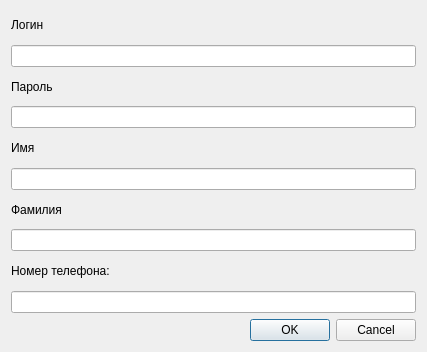
<?xml version="1.0" encoding="UTF-8"?>
<ui version="4.0">
 <class>RegistrateDialog</class>
 <widget class="QDialog" name="RegistrateDialog">
  <property name="geometry">
   <rect>
    <x>0</x>
    <y>0</y>
    <width>427</width>
    <height>352</height>
   </rect>
  </property>
  <property name="maximumSize">
   <size>
    <width>16777215</width>
    <height>352</height>
   </size>
  </property>
  <property name="windowTitle">
   <string>Dialog</string>
  </property>
  <layout class="QVBoxLayout" name="verticalLayout_2">
   <item>
    <layout class="QVBoxLayout" name="verticalLayout">
     <item>
      <widget class="QLabel" name="label">
       <property name="text">
        <string>Логин</string>
       </property>
      </widget>
     </item>
     <item>
      <widget class="QLineEdit" name="LoginLineEdit"/>
     </item>
     <item>
      <widget class="QLabel" name="label_2">
       <property name="text">
        <string>Пароль</string>
       </property>
      </widget>
     </item>
     <item>
      <widget class="QLineEdit" name="PasswordLineEdit"/>
     </item>
     <item>
      <widget class="QLabel" name="label_3">
       <property name="text">
        <string>Имя</string>
       </property>
      </widget>
     </item>
     <item>
      <widget class="QLineEdit" name="NameLineEdit"/>
     </item>
     <item>
      <widget class="QLabel" name="label_4">
       <property name="text">
        <string>Фамилия</string>
       </property>
      </widget>
     </item>
     <item>
      <widget class="QLineEdit" name="SurnameLineEdit"/>
     </item>
     <item>
      <widget class="QLabel" name="label_5">
       <property name="text">
        <string>Номер телефона:</string>
       </property>
      </widget>
     </item>
     <item>
      <widget class="QLineEdit" name="PhoneNumLineEdit"/>
     </item>
    </layout>
   </item>
   <item>
    <widget class="QDialogButtonBox" name="buttonBox">
     <property name="orientation">
      <enum>Qt::Horizontal</enum>
     </property>
     <property name="standardButtons">
      <set>QDialogButtonBox::Cancel|QDialogButtonBox::Ok</set>
     </property>
    </widget>
   </item>
  </layout>
 </widget>
 <resources/>
 <connections>
  <connection>
   <sender>buttonBox</sender>
   <signal>rejected()</signal>
   <receiver>RegistrateDialog</receiver>
   <slot>reject()</slot>
   <hints>
    <hint type="sourcelabel">
     <x>326</x>
     <y>320</y>
    </hint>
    <hint type="destinationlabel">
     <x>286</x>
     <y>274</y>
    </hint>
   </hints>
  </connection>
  <connection>
   <sender>buttonBox</sender>
   <signal>accepted()</signal>
   <receiver>RegistrateDialog</receiver>
   <slot>okButtonClicked()</slot>
   <hints>
    <hint type="sourcelabel">
     <x>221</x>
     <y>315</y>
    </hint>
    <hint type="destinationlabel">
     <x>186</x>
     <y>294</y>
    </hint>
   </hints>
  </connection>
 </connections>
 <slots>
  <slot>okButtonClicked()</slot>
 </slots>
</ui>
